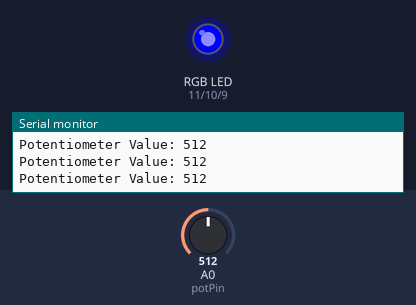
Recording of a sketch running on a simulated Arduino Uno, built with avr-gcc and run on an emulated ATmega328P. Parts: an RGB LED mixed from three pins (HIGH = lit), the last lines printed to the serial monitor. The inputs (shaded band) are chosen by the test bench; at power-on: A0 (potPin) = 512.

Above: at 1.2 s.
1.3 s: A0 (potPin) set to 839
2.8 s: A0 (potPin) set to 862
At 4.2 s:
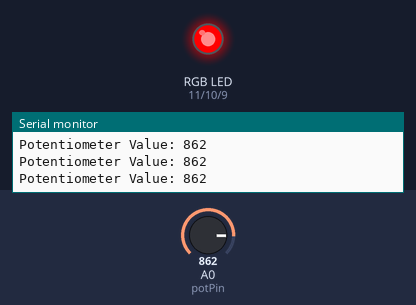
4.5 s: A0 (potPin) set to 760
6.0 s: A0 (potPin) set to 732
At 6.9 s:
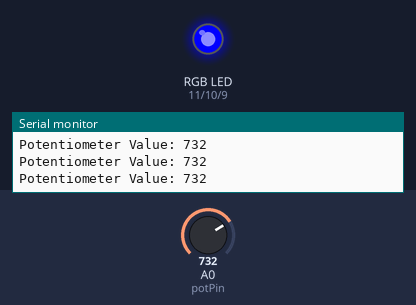
7.7 s: A0 (potPin) set to 860
At 8.5 s:
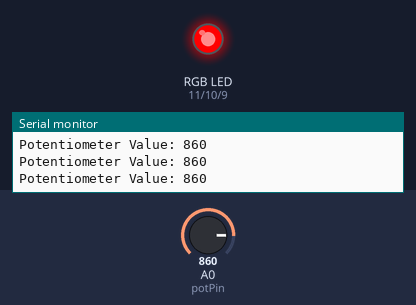
Timing chart, 0 to 10.5 s (numbered marks = the images above; inputs shaded):
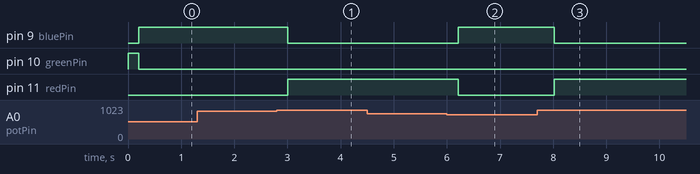

Measured:
- the behaviour switches between 850 and 851 on A0 (potPin) (found by bisection; images 0 and 1)
- the behaviour switches between 750 and 749 on A0 (potPin) (found by bisection; images 1 and 2)
- after the input at 2.8 s, pin 9 (bluePin): HIGH → LOW after 0.21 s; pin 11 (redPin): LOW → HIGH after 0.21 s
- after the input at 6.0 s, pin 9 (bluePin): LOW → HIGH after 0.22 s; pin 11 (redPin): HIGH → LOW after 0.22 s
- after the input at 7.7 s, pin 9 (bluePin): HIGH → LOW after 0.32 s; pin 11 (redPin): LOW → HIGH after 0.32 s

The sketch:

opg2_rgb.ino
```cpp
const int potPin = A0;
const int redPin = 11;
const int greenPin = 10;
const int bluePin = 9;

enum State {GREEN, BLUE, RED};
State currentState = GREEN;

void setup() {
  pinMode(redPin, OUTPUT);
  pinMode(greenPin, OUTPUT);
  pinMode(bluePin, OUTPUT);
  Serial.begin(9600);
}

void loop() {
  int potValue = analogRead(potPin);
  Serial.print("Potentiometer Value: ");
  Serial.println(potValue);

  switch (currentState) {
    case GREEN:
      analogWrite(greenPin, 255);
      analogWrite(redPin, 0);
      analogWrite(bluePin, 0);
      if (potValue > 300) {
        currentState = BLUE;
      }
      break;

    case BLUE:
      analogWrite(greenPin, 0);
      analogWrite(redPin, 0);
      analogWrite(bluePin, 255);
      if (potValue < 250) {
        currentState = GREEN;
      } else if (potValue > 850) {
        currentState = RED;
      }
      break;

    case RED:
      analogWrite(greenPin, 0);
      analogWrite(redPin, 255);
      analogWrite(bluePin, 0);
      if (potValue < 750) {
        currentState = BLUE;
      }
      break;
  }

  delay(200);  // Liten forsinkelse for stabilitet
}
```
